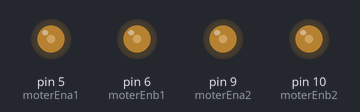
Recording of a sketch running on a simulated Arduino Uno, built with avr-gcc and run on an emulated ATmega328P. Shown: output pins drawn as LEDs (lit = HIGH).

Above: at 0.1 s.
Timing chart, 0 to 1.6 s (numbered marks = the images above):
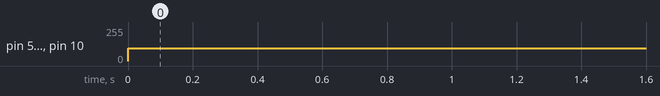

The sketch:

main.ino
```cpp
#define moterEna1 5
#define moterEnb1 6
#define moterEna2 9
#define moterEnb2 10


void setup() {
  pinMode(moterEna1, OUTPUT);
  pinMode(moterEnb1, OUTPUT);
  pinMode(moterEna2, OUTPUT);
  pinMode(moterEnb2, OUTPUT);
}

void loop() {

analogWrite(moterEna1, 95);
analogWrite(moterEnb1, 95);
analogWrite(moterEna2, 95);
analogWrite(moterEnb2, 95);

}
```

Measured:
- by itself, pin 5 (moterEna1), pin 6 (moterEnb1), pin 9 (moterEna2), pin 10 (moterEnb2): 0/255 → 95/255 at 0.00 s
